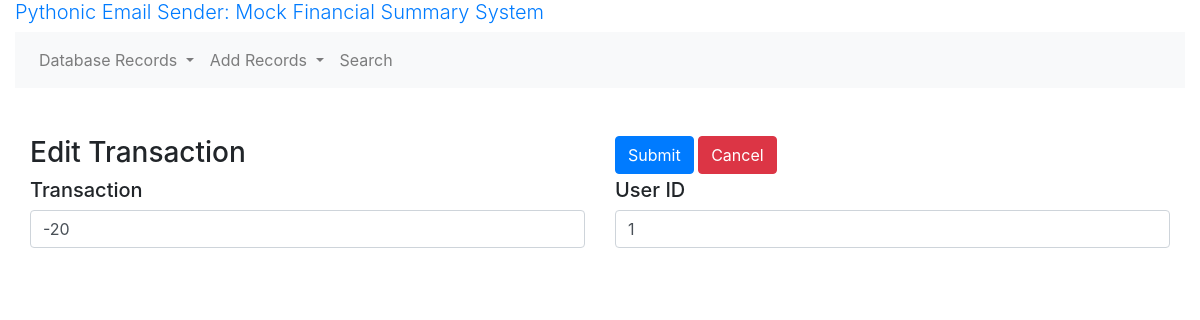
Before: /edit_transaction/2 with the older database file.
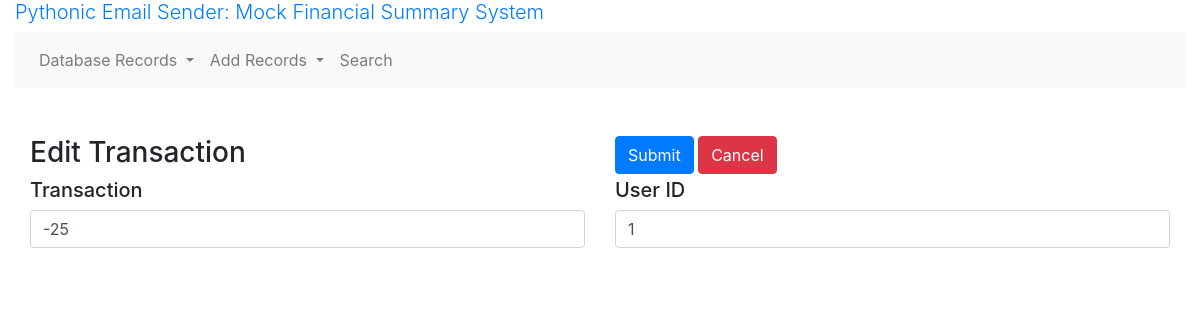
After: the same page with the newer database file.
### models.py (models this page shows)
class Transaction(db.Model):
    __tablename__ = 'transaction'
    id = db.Column(db.Integer, primary_key=True)
    created_at = db.Column(db.Date, nullable = False, default=datetime.utcnow())
    transaction = db.Column(db.Integer)
    user_id = db.Column(db.Integer,  db.ForeignKey("user.id"))# many2one
    user = db.relationship("User", back_populates="transactions")
    def __repr__(self):
        return f'id = {self.id}: {self.transaction}, {self.created_at}'

### routes.py (the view, shortened to what this page needs)
@app.route('/edit_transaction/<int:transaction_id>', methods=['GET', 'POST'])
def edit_transaction(transaction_id):
    form = forms.AddTransactionForm()
    transaction = models.Transaction.query.get(transaction_id)
    print(transaction)
    if transaction:
        form.transaction.data = transaction.transaction
        form.user.data = transaction.user.id
        return render_template('edittransaction.html', form=form, transaction_id=transaction_id)
    flash(f'Transaction with id {transaction_id} does not exit')
    return redirect(url_for('transaction'))

### forms.py
class AddTransactionForm(FlaskForm):
    transaction = StringField('Transaction', validators=[DataRequired()])
    user = StringField('User ID', validators=[DataRequired()])
    submit = SubmitField('Submit')

### templates/edittransaction.html (shortened to what this page needs)
{% extends "base.html" %}
{% block main %}
<div class="container-fluid">
  <form action="{{ url_for('edit_transaction', transaction_id=transaction_id) }}" method="post">
    <div class="row">
      <div class="col">
        <h3>Edit Transaction</h3>
      </div>
      <div class="col">
        {{ form.submit(class="btn btn-primary") }}
        <a href="{{ url_for('transactions') }}" class="btn btn-danger">Cancel</a>
      </div>
    </div>
    <div class="row">
        <div class="col">
          <h5> Transaction </h5>
          {{ form.transaction(class="form-control") }}
        </div>
        <div class="col">
          <h5> User ID </h5>
          {{ form.user(class="form-control") }}
        </div>
      </div>
  </form>
</div>
{% endblock %}

Changed rows visible on the page:
changed Transaction: transaction "-20" → "-25"
